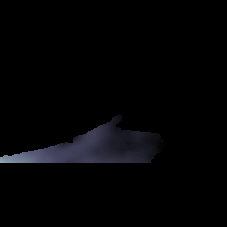
#> input picture visualize_save_test.png, 227 x 227 px, given in place of pillow_save_crop.png, which was not available
$ python get_depth.py
#> lines starting #> are read from the running program, lines starting #| are printed output that depends on the picture; long printed decimals are rounded; pictures that were not available may be replaced by others from this repository, and a replacement may not be noted
#| uint8
### app_colormap.py
#!/usr/bin/env python

import argparse
import numpy as np
from PIL import Image
import cv2
import os
import sys
import itertools
import math

import denoising as dn

def visualize_depth(im_gray16,cutFlag = False):

#> called with cutFlag = False
    if cutFlag:
        im_gray16 = im_gray16 - 550
    else :
        im_gray16 = im_gray16

    hand_mask = cv2.inRange(im_gray16, 0, 255) #二値化処理
#> hand_mask: shape (227, 227); every value is 255
    img = cv2.bitwise_and(im_gray16, im_gray16, mask=hand_mask)
    img = cv2.normalize(im_gray16,im_gray16,alpha = 0,beta = 255,norm_type = cv2.NORM_MINMAX)
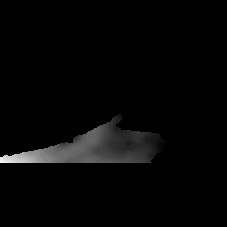
#> img: shape (227, 227); min 0, max 255, mean 6.1
    # img = cv2.normalize(img,img,alpha = 0,beta = 255,norm_type = cv2.NORM_MINMAX)

    img = np.array(img * 255,dtype = np.uint8)
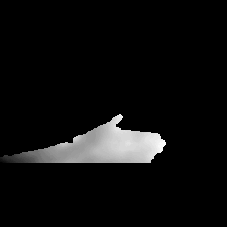
#> img: shape (227, 227); min 0, max 254, mean 13.4
    # [7 lines of commented-out code are left out]

    im_color = cv2.applyColorMap(img, cv2.COLORMAP_BONE) #モノクロ画像に疑似的に色を付ける
    #im_color = cv2.applyColorMap(img, cv2.COLORMAP_RAINBOW) #モノクロ画像に疑似的に色を付ける

    return im_color

# [75 lines left out: functions morph_mask, stand_mask, mean_has_number, denoise, edgenoise_delete, not called in this run]

# [25 lines that do not run on import are left out]

### get_depth.py
# -*- coding: utf-8 -*-
#!/usr/bin/env python
import cv2
import numpy as np
import itertools

import app_colormap

#path = r"C:\aoki\labeled_img\2D_labeled_20210113_2349\Cropped\00000000_12.png" #550
#path = r"C:\aoki\labeled_img\2D_labeled_20210114_0001\Cropped\00000000_12.png" #510
path = r"C:\aoki\hand_thumb\code\code_set\pillow_save_crop.png"
center_x = 113
center_y = 113
#center_x = 320
#center_y = 240
size = 30 # size*size 偶数で
img = cv2.imread(path, cv2.IMREAD_ANYDEPTH)
print(img.dtype)

# [4 lines of commented-out code are left out]

visualize_img = app_colormap.visualize_depth(img)
#cv2.imwrite("testdepthvisualize.png",visualize_img)
if not img is None:
    #h = range(-9, 10) #20*20
    h = range(int(-size/2+1), int(size/2)) #20*20
    list = [0]*size*size
    count = 0


    # [4 lines of commented-out code are left out]


    sum = 0
    ave_num = 0
    for i in h:
        for j in h:
            list[count] = img[center_y+i, center_x+j]
            #print(str(list[count]) + " ", end='')
            print("%3d " %(list[count]), end='')
            if(list[count] != 0):
                sum = sum + list[count]
                ave_num = ave_num + 1
            count = count + 1
        print("\n", end='')
#> after the loop, ave_num = 155; count = 841; list = 900 values, max 90 at index 783, min 0 at index 0, mean 7.85; sum = 7061
    if ave_num != 0:
        print("\nave:%f" %(sum/ave_num))
#| ave:45.555

    cv2.rectangle(visualize_img, (center_x - int(size/2+1), center_y - int(size/2+1)), (center_x + int(size/2), center_y + int(size/2)), (0,0,255))
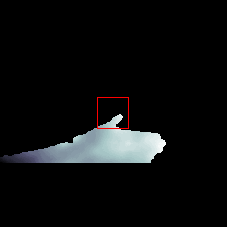
#> visualize_img: shape (227, 227, 3); mean B, G, R 14, 13.5, 12.6
    cv2.imshow("label", visualize_img)
    cv2.waitKey(0)
